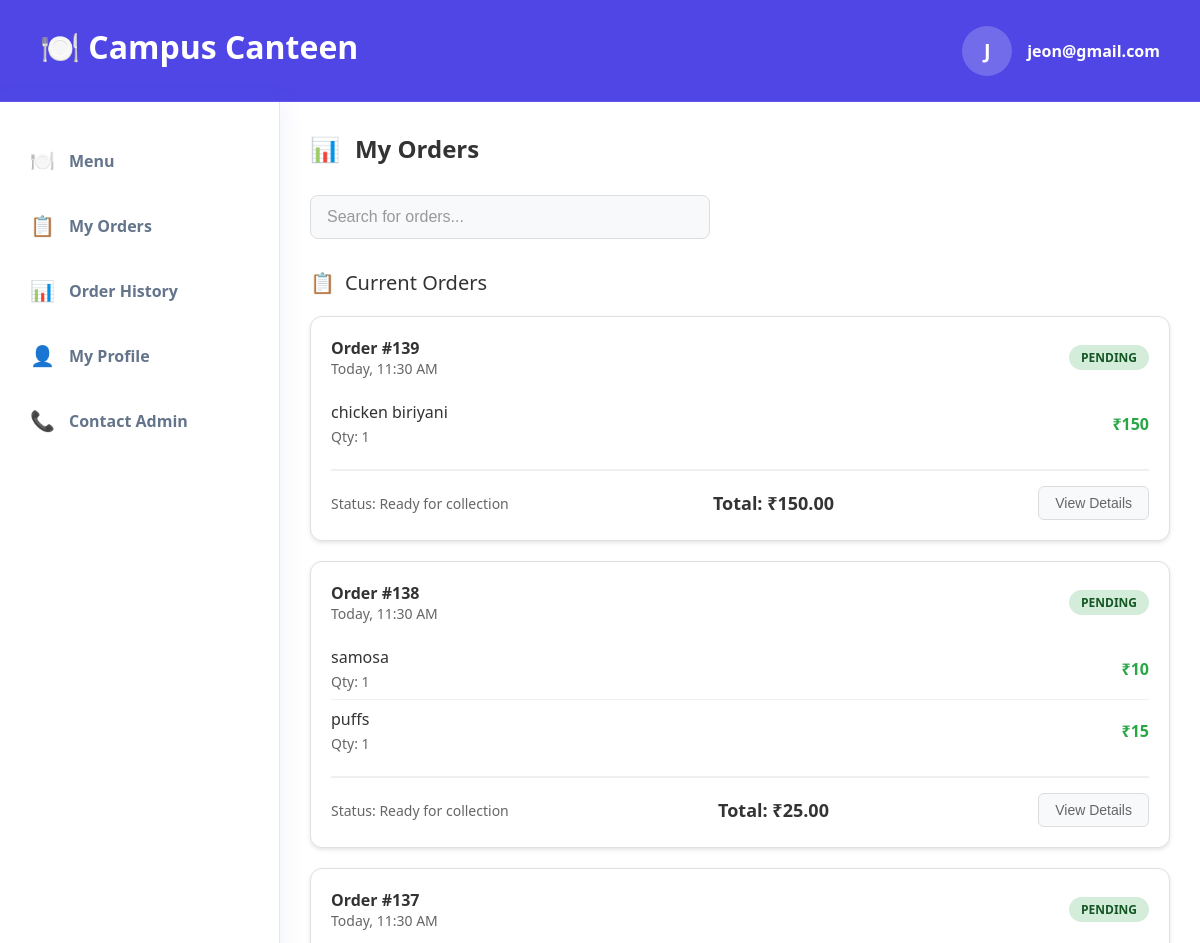
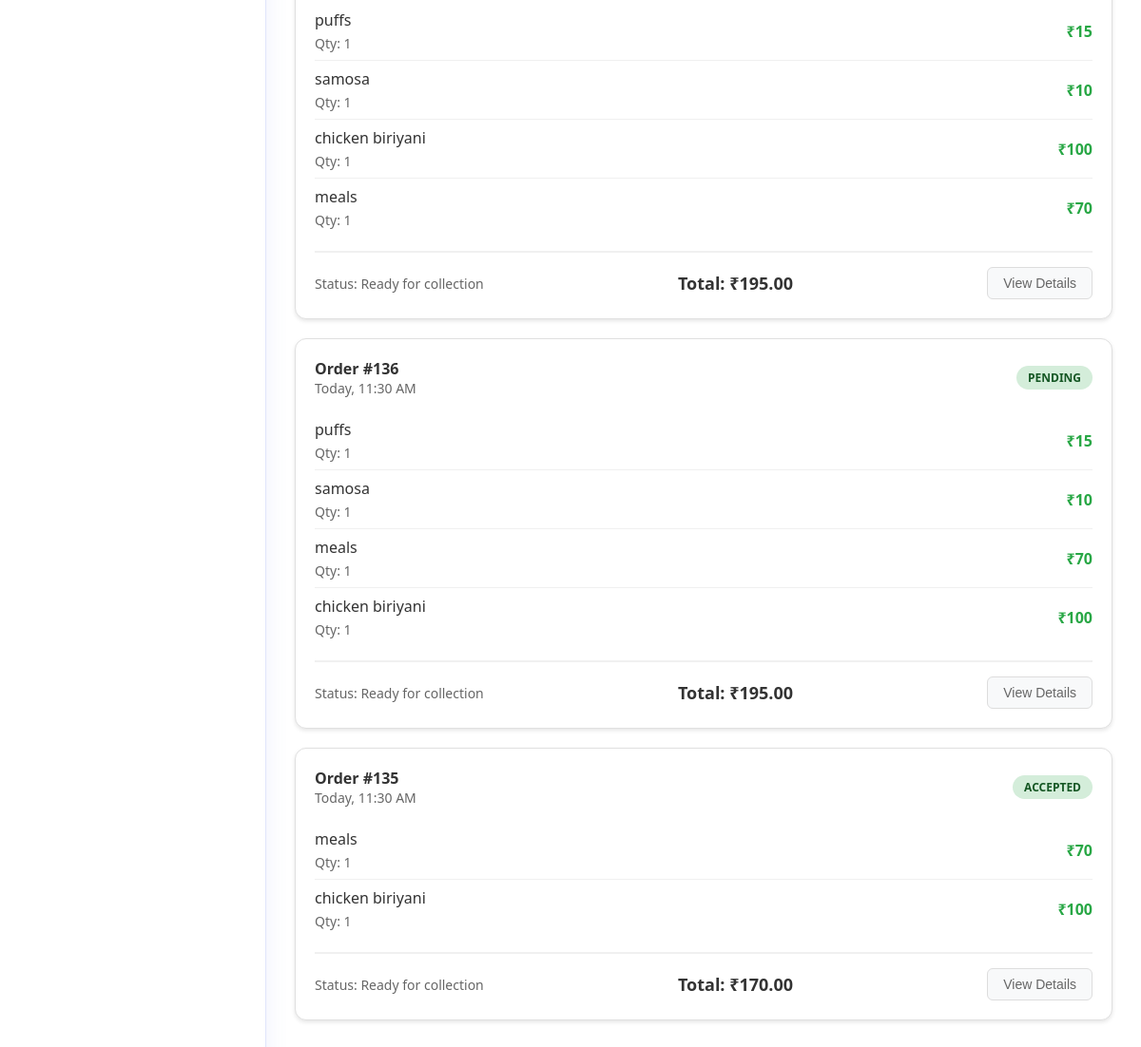
/public/students/my_orders (signed in), run on the app's committed database (2 pictures, top to bottom).
### tables this page shows
CREATE TABLE `order_items` (
  `id` int NOT NULL,
  `order_id` int NOT NULL,
  `item_id` int NOT NULL,
  `quantity` int DEFAULT NULL
);

CREATE TABLE `items` (
  `id` int NOT NULL,
  `name` varchar(50) DEFAULT NULL,
  `price` decimal(5,0) NOT NULL,
  `canteen_id` int DEFAULT NULL,
  `image_location` varchar(255) DEFAULT NULL,
  `status` enum('available','unavailable') NOT NULL DEFAULT 'available',
  `description` text NOT NULL,
  `category_id` int DEFAULT NULL
);

### app/core/App.php (called while the page is built, shortened)
<?php
class App
{
    private $method = 'index';
    private function splitURL()
    {
        $URL = $_GET['url'] ?? 'home';
        $URL = explode("/", trim($URL, "/"));
        return $URL;
    }
    public function loadController()
    {
        $URL = $this->splitURL();
        $filename = "../app/controllers/" . ucfirst($URL[0]) . ".php";
        if (file_exists($filename)) {
            unset($URL[0]);
        } else {
            $filename = "../app/controllers/_404.php";
            if (file_exists($filename)) {
                require $filename;
                $this->controller = "_404";
            }
        }
        $controller = new $this->controller();
        if (!empty($URL[1])) {
            if (method_exists($controller, $URL[1])) {
                $this->method = $URL[1];
                unset($URL[1]);
            }
        }
        call_user_func_array([$controller, $this->method], $URL);
    }
}

### public/index.php (called while the page is built, shortened)
<?php
require "../app/core/init.php";
$app = new App;
$app->loadController();

### app/core/init.php (called while the page is built, shortened)
<?php
spl_autoload_register(function ($classname) {
    $filename = "../app/models/" . ucfirst($classname) . ".php";
});
require 'Database.php';
require 'Model.php';
require 'App.php';

### app/core/Database.php (called while the page is built, shortened)
<?php
trait Database
{
    private function connect()
    {
        $string = "mysql:hostname=" . DBHOST . ";dbname=" . DBNAME;
        $con = new PDO($string, DBUSER, DBPASS);
        $con->setAttribute(PDO::ATTR_ERRMODE, PDO::ERRMODE_EXCEPTION);
        return $con;
    }
    public function query($query, $data = [], $returnInsertId = false)
    {
        $con = $this->connect();
        $stm = $con->prepare($query);
        $check  = $stm->execute($data);
        if ($check) {
            $result = $stm->fetchAll(PDO::FETCH_OBJ);
            if (is_array($result) && count($result)) {
                return $result;
            }
        }
        return false;
    }
}

### app/core/Model.php (called while the page is built, shortened)
<?php
trait Model
{
    protected $order_type = "desc";
    protected $order_column = "id";
    public function where($data, $data_not = [], $limit = '', $custom = '', $order_by = '', $order_type = '')
    {
        $keys = array_keys($data);
        $query = "select * from $this->table where ";
        foreach ($keys as $key) {
            $query .= $key . " = :" . $key . " AND ";
        }
        $query = trim($query, " AND ");
        $query .= " order by $this->order_column $this->order_type ";
        $data = array_merge($data, $data_not);
        return $this->query($query, $data);
    }
    public function join($joins = [], $where = [], $selectColumns = '*', $order_type = '', $order_by = '', $limit = '')
    {
        $query = "SELECT {$selectColumns} FROM {$this->table} ";
        foreach ($joins as $table => $onCondition) {
            $query .= "JOIN {$table} ON {$onCondition} ";
        }
        if (!empty($where)) {
            $query .= "WHERE ";
            foreach ($where as $condition => $value) {
                if (preg_match('/(.+)\s(>=|<=|<>|!=|=|>|<|LIKE)$/i', $condition, $matches)) {
                    $column = $matches[1];
                    $operator = $matches[2];
                } else {
                    $column = $condition;
                    $operator = '=';
                }
                $placeholder = str_replace(['.', ' '], '_', $column);
                $query .= "$column $operator :$placeholder AND ";
                $where[$placeholder] = $value;
                unset($where[$condition]);
            }
            $query = rtrim($query, ' AND ');
        }
        $query .= " ORDER BY {$this->order_column} {$this->order_type}";
        return $this->query($query, $where);
    }
}

### app/views/students/my_orders.view.php (the view, shortened to what this page needs)
<!DOCTYPE html>
<html lang="en">
<head>
    <link rel="stylesheet" href="<?= ROOT ?>assets/css/student-general.css">
    <link rel="stylesheet" href="<?= ROOT ?>assets/css/my-orders.css">
    <link rel="stylesheet" href="<?= ROOT ?>assets/css/add-item.css">
</head>
<body>
    <?php require 'header.view.php' ?>
    <div class="container">
        <?php
        require 'sidebar.view.php';
        ?>
        <div class="main-content">
            <div class="page-header">
                <h2>My Orders</h2>
            </div>
            <div class="search-bar">
                <input type="text" placeholder="Search for orders...">
            </div>
            <div class="orders-section">
                <div class="section-title">Current Orders</div>
                <?php if (!empty($orders)): ?>
                    <?php foreach ($orders as $order_id => $items): ?>
                        <div class="order-card">
                            <div class="order-header">
                                <div>
                                    <div class="order-id">Order #<?= $order_id ?></div>
                                    <div class="order-time">Today, 11:30 AM</div>
                                </div>
                                <div class="order-status status-ready"><?= $order[$order_id]['status'] ?> </div>
                            </div>
                            <div class="order-items">
                                <?php foreach ($items as $item): ?>
                                    <div class="order-item">
                                        <div class="item-details">
                                            <div class="item-name"><?= $item->name ?></div>
                                            <div class="item-specs">Qty: <?= $item->quantity ?> </div>
                                        </div>
                                        <div class="item-price">₹<?= $item->price * $item->quantity ?></div>
                                    </div>
                                <?php endforeach; ?>
                            </div>
                            <div class="order-footer">
                                <div class="order-info">
                                    <div>Status: Ready for collection</div>
                                </div>
                                <div class="order-total">Total: ₹<?= $order[$order_id]['total'] ?></div>
                                <div class="order-actions">
                                    <button data-modal-target="#order-details-modal" class="btn btn-secondary">View Details</button>
                                </div>
                            </div>
                        </div>
                    <?php endforeach; ?>
                <?php endif; ?>
            </div>
        </div>
    </div>
</body>
</html>

### public/assets/css/student-general.css (style rules this page uses)
* { margin: 0; padding: 0; box-sizing: border-box; }
body { font-family: "Segoe UI", Tahoma, Geneva, Verdana, sans-serif; min-height: 100vh; color: #333; overflow-x: hidden; }
.container { display: flex; margin: 0 auto; background-color: white; min-height: calc(100vh - 80px); }
.main-content { flex: 1; padding: 30px; }
.page-header { display: flex; align-items: center; gap: 15px; margin-bottom: 30px; }
.page-header h2 { font-size: 24px; color: #333; }
.page-header::before { content: "📊"; font-size: 24px; }
.search-bar { margin-bottom: 30px; }
.search-bar input { width: 100%; max-width: 400px; padding: 12px 16px; border: 1px solid #ddd; border-radius: 8px; font-size: 16px; background-color: #f8f9fa; }
.search-bar input::placeholder { color: #999; }
.section-title { font-size: 20px; color: #333; margin-bottom: 20px; display: flex; align-items: center; gap: 10px; }
.section-title::before { content: "📋"; font-size: 20px; }
.order-card { background-color: #fff; border: 1px solid #e0e0e0; border-radius: 12px; padding: 20px; margin-bottom: 20px; box-shadow: 0 2px 4px rgba(0, 0, 0, 0.1); transition: transform 0.2s ease, box-shadow 0.2s ease; }
.order-header { display: flex; justify-content: space-between; align-items: center; margin-bottom: 15px; }
.order-id { font-weight: bold; color: #333; font-size: 16px; }
.order-status { padding: 4px 12px; border-radius: 16px; font-size: 12px; font-weight: bold; text-transform: uppercase; }
.order-items { margin-bottom: 15px; }
.order-item { display: flex; justify-content: space-between; align-items: center; padding: 8px 0; border-bottom: 1px solid #f0f0f0; }
.order-item:last-child { border-bottom: none; }
.item-details { flex: 1; }
.item-name { font-weight: 500; color: #333; margin-bottom: 4px; }
.item-specs { font-size: 14px; color: #666; }
.item-price { font-weight: bold; color: #28a745; font-size: 16px; }
.order-footer { display: flex; justify-content: space-between; align-items: center; padding-top: 15px; border-top: 2px solid #f0f0f0; }
.order-info { font-size: 14px; color: #666; }
.order-total { font-weight: bold; color: #333; font-size: 18px; }
.order-actions { display: flex; gap: 10px; }
.btn { padding: 8px 16px; border: none; border-radius: 6px; font-size: 14px; cursor: pointer; transition: all 0.3s ease; }
.btn-secondary { background-color: #f8f9fa; color: #666; border: 1px solid #ddd; }

### public/assets/css/my-orders.css (style rules this page uses)
.orders-section { background-color: white; }
.order-time { color: #666; font-size: 14px; }
.status-ready { background-color: #d4edda; color: #155724; }

### public/assets/css/add-item.css (style rules this page uses)
*, *::after, *::before { box-sizing: border-box; }

### data on the page
order_items: item.name "chicken biriyani", quantity "1", $item->price*$item->quantity "150"
order_items: item.name "samosa", quantity "1", $item->price*$item->quantity "10"
order_items: item.name "puffs", quantity "1", $item->price*$item->quantity "15"
order_items: item.name "puffs", quantity "1", $item->price*$item->quantity "15"
order_items: item.name "samosa", quantity "1", $item->price*$item->quantity "10"
order_items: item.name "chicken biriyani", quantity "1", $item->price*$item->quantity "100"
order_items: item.name "meals", quantity "1", $item->price*$item->quantity "70"
order_items: item.name "puffs", quantity "1", $item->price*$item->quantity "15"
order_items: item.name "samosa", quantity "1", $item->price*$item->quantity "10"
order_items: item.name "meals", quantity "1", $item->price*$item->quantity "70"
order_items: item.name "chicken biriyani", quantity "1", $item->price*$item->quantity "100"
order_items: item.name "meals", quantity "1", $item->price*$item->quantity "70"
order_items: item.name "chicken biriyani", quantity "1", $item->price*$item->quantity "100"

### other printed values
$_SESSION['STUDENT']->email[0] "J"
$_SESSION['STUDENT']->email "jeon@gmail.com"
$order_id "139"
$order[$order_id]['status'] "PENDING"
$order[$order_id]['total'] "150.00"
$order_id "138"
$order[$order_id]['total'] "25.00"
$order_id "137"
$order[$order_id]['total'] "195.00"
$order_id "136"
$order_id "135"
$order[$order_id]['status'] "ACCEPTED"
$order[$order_id]['total'] "170.00"
